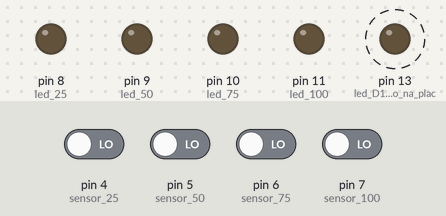
A sketch run on a simulated Arduino Uno, built with avr-gcc and run on an emulated ATmega328P. Shown: output pins drawn as LEDs (lit = HIGH). Dashed ring = blinking. The test bench sets the inputs (shaded band); at power-on: pin 4 (sensor_25), pin 5 (sensor_50), pin 6 (sensor_75), pin 7 (sensor_100) LOW.

Above: at 5.7 s.
5.8 s: pin 4 (sensor_25) driven HIGH
At 8.6 s:
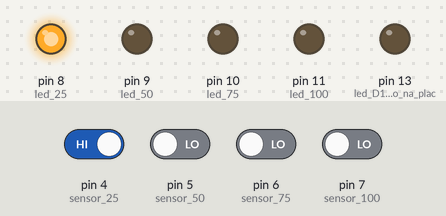
9.0 s: pin 5 (sensor_50) driven HIGH
At 10.1 s:
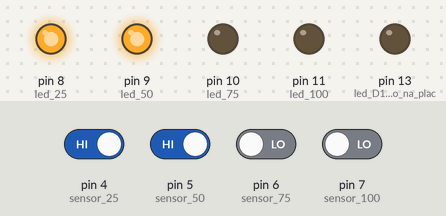
12.2 s: pin 6 (sensor_75) driven HIGH
At 14.3 s:
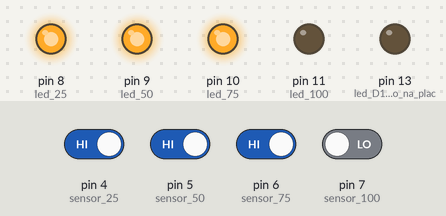
15.4 s: pin 7 (sensor_100) driven HIGH
At 18.3 s:
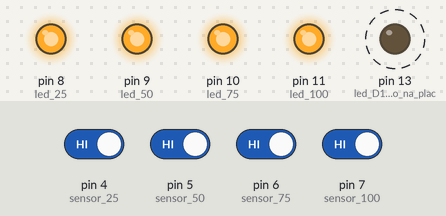
21.7 s: pin 4 (sensor_25) driven LOW
At 23.2 s:
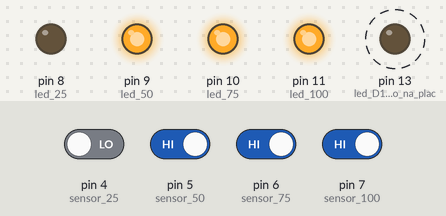
28.4 s: pin 5 (sensor_50) driven LOW
At 30.6 s:
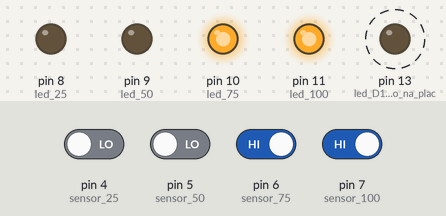
Timing chart, 0 to 36.1 s (numbered marks = the images above; inputs shaded):
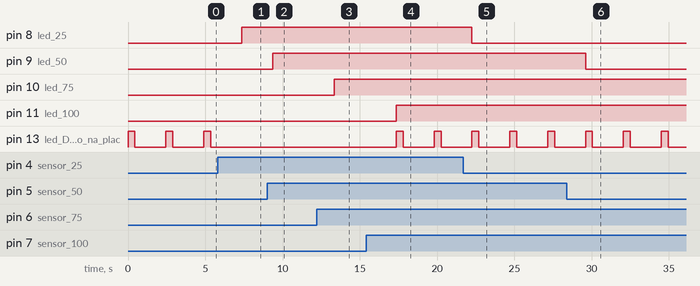

The sketch:

TX.ino
```cpp
/* Blog Eletrogate - Monitor de Nível de Caixa Dagua - Transmissor
   Gustavo Murta 14/ago/2019
   Arduino UNO - IDE 1.8.9
   pino D12 - transmite dados
   https://github.com/sui77/rc-switch/
*/

#include <RCSwitch.h>                   // biblioteca RCSwitch V 2.62

RCSwitch transmissor = RCSwitch();      // cria a instancia transmissor

int sensor_100 = 7;                     // chave boia 100% - pino D7
int sensor_75 = 6;                      // chave boia 75%  - pino D6
int sensor_50 = 5;                      // chave boia 50%  - pino D5
int sensor_25 = 4;                      // chave boia 25%  - pino D4

int led_100 = 11;                       // Led 100% - pino D11
int led_75 = 10;                        // Led 75%  - pino D10
int led_50 = 9;                         // Led 50%  - pino D9
int led_25 = 8;                         // Led 25%  - pino D8

int nivel_100;                          // variáveis de niveis
int nivel_75;
int nivel_50;
int nivel_25;

void setup()
{
  pinMode(LED_BUILTIN, OUTPUT);                             // led D13 integrado na placa
  pinMode(led_100, OUTPUT); pinMode(led_75, OUTPUT);        // configurações das portas dos Leds
  pinMode(led_50, OUTPUT); pinMode(led_25, OUTPUT);
  pinMode(sensor_100, INPUT); pinMode(sensor_75, INPUT);    // configurações das portas dos sensores
  pinMode(sensor_50, INPUT); pinMode(sensor_25, INPUT);

  transmissor.enableTransmit(12);                           // pino usado para transmissão
  transmissor.setPulseLength(500);                          // largura do pulso em microseg
  transmissor.setProtocol(6);                               // protocolo de trasmissão
  transmissor.setRepeatTransmit(16);                        // numero de repetidas transmissões
}

void loop()
{
  digitalWrite(LED_BUILTIN,HIGH);             // acende Led do Arduino

  nivel_100 = digitalRead(sensor_100);        // leitura do sensor 100%
  digitalWrite(led_100,nivel_100);

  nivel_75 = digitalRead(sensor_75);          // leitura do sensor 75%
  digitalWrite(led_75,nivel_75);

  nivel_50 = digitalRead(sensor_50);          // leitura do sensor 50%
  digitalWrite(led_50,nivel_50);

  nivel_25 = digitalRead(sensor_25);          // leitura do sensor 25%
  digitalWrite(led_25,nivel_25);


  if ((nivel_100 == HIGH) && (nivel_75 == HIGH) && (nivel_50 == HIGH) && (nivel_25 == HIGH))
  {
    transmissor.send(1285, 24);               // caixa dagua vazia
  }
  if ((nivel_100 == HIGH) && (nivel_75 == HIGH) && (nivel_50 == HIGH) && (nivel_25 == LOW))
  {
       transmissor.send(1301, 24);             // caixa dagua 25%
  }
  if ((nivel_100 == HIGH) && (nivel_75 == HIGH) && (nivel_50 == LOW) && (nivel_25 == LOW))
  {
       transmissor.send(1333, 24);             // caixa dagua 50%
  }
  if ((nivel_100 == HIGH) && (nivel_75 == LOW) && (nivel_50 == LOW) && (nivel_25 == LOW))
  {
      transmissor.send(1397, 24);              // caixa dagua 75%
  }
  if ((nivel_100 == LOW) && (nivel_75 == LOW) && (nivel_50 == LOW) && (nivel_25 == LOW))
  {
        transmissor.send(1525, 24);            // caixa dagua 100% cheia
  }
  digitalWrite(LED_BUILTIN,LOW);               // apaga Led do Arduino
  delay(2000);                                 // pausa de 2 segundos
}
```

Measured:
- after the input at 5.8 s, pin 8 (led_25): LOW → HIGH after 1.6 s; pin 13 (led_D13_integrado_na_plac): stays LOW (without the input it goes to HIGH after 1.6 s)
- after the input at 9.0 s, pin 9 (led_50): LOW → HIGH after 0.35 s
- after the input at 12.2 s, pin 10 (led_75): LOW → HIGH after 1.2 s
- after the input at 15.4 s, pin 11 (led_100): LOW → HIGH after 2.0 s; pin 13 (led_D13_integrado_na_plac): alternates HIGH for 0.45 s and LOW for 2.0 s, starting after 2.0 s
- after the input at 21.7 s, pin 8 (led_25): HIGH → LOW after 0.55 s
- after the input at 28.4 s, pin 9 (led_50): HIGH → LOW after 1.2 s
- by itself, pin 13 (led_D13_integrado_na_plac): alternates HIGH for 0.45 s and LOW for 2.0 s
